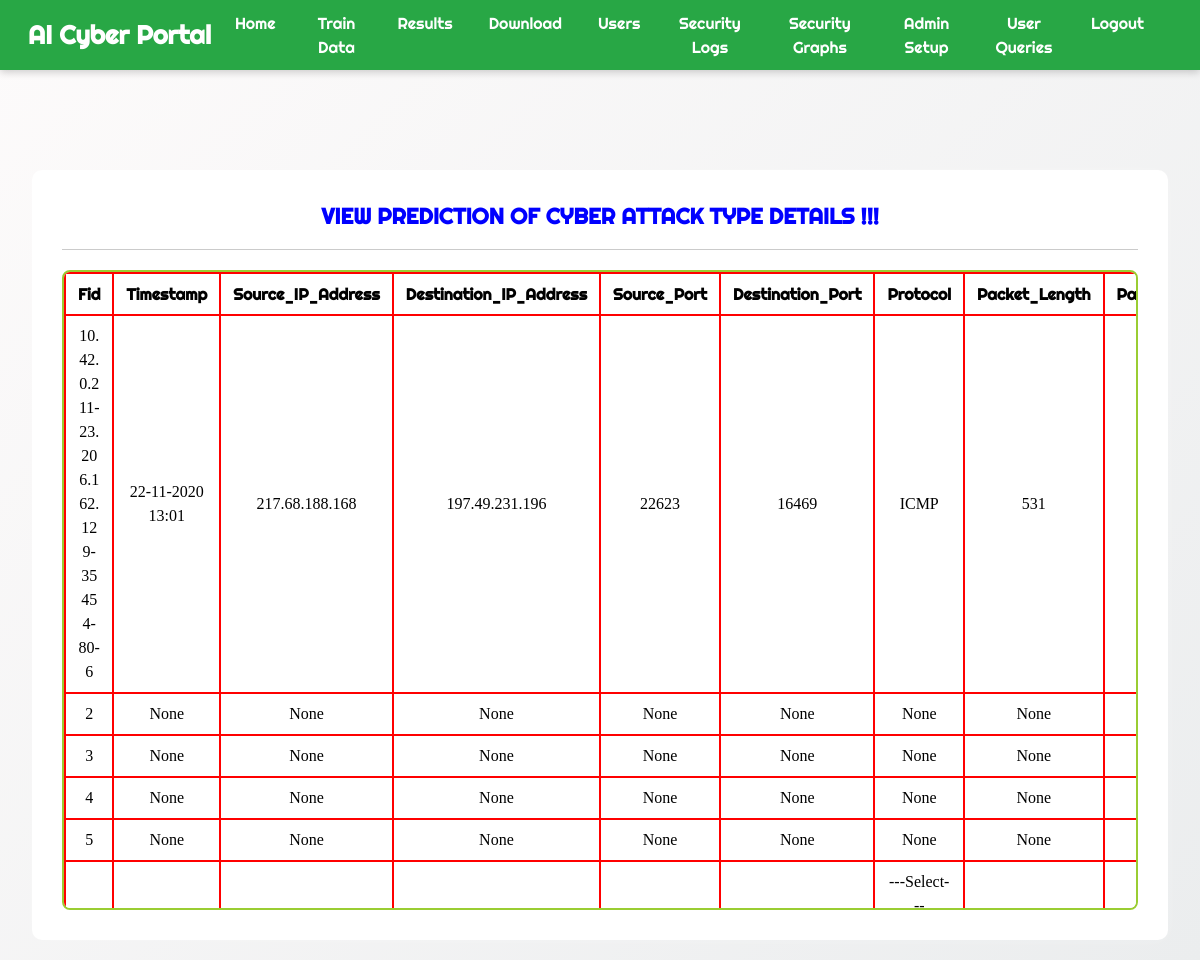
Screenshot of /View_Prediction_Of_Cyber_Attack_Type/ with the database file from the repository.
### Remote_User/models.py (models this page shows)
class cyber_attack_detection(models.Model):
    Fid = models.TextField(null=True, blank=True)
    Timestamp = models.TextField(null=True, blank=True)
    Source_IP_Address = models.TextField(null=True, blank=True)
    Destination_IP_Address = models.TextField(null=True, blank=True)
    Source_Port = models.TextField(null=True, blank=True)
    Destination_Port = models.TextField(null=True, blank=True)
    Protocol = models.TextField(null=True, blank=True)
    Packet_Length = models.TextField(null=True, blank=True)
    Packet_Type = models.TextField(null=True, blank=True)
    Traffic_Type = models.TextField(null=True, blank=True)
    Payload_Data = models.TextField(null=True, blank=True)
    Malware_Indicators = models.TextField(null=True, blank=True)
    Anomaly_Scores = models.TextField(null=True, blank=True)
    Alerts_Warnings = models.TextField(null=True, blank=True)
    Attack_Signature = models.TextField(null=True, blank=True)
    Action_Taken = models.TextField(null=True, blank=True)
    Severity_Level = models.TextField(null=True, blank=True)
    Device_Information = models.TextField(null=True, blank=True)
    Network_Segment = models.TextField(null=True, blank=True)
    Geo_City_location_Data = models.TextField(null=True, blank=True)
    Proxy_Information = models.TextField(null=True, blank=True)
    Firewall_Logs = models.TextField(null=True, blank=True)
    IDS_IPS_Alerts = models.TextField(null=True, blank=True)
    Log_Source = models.TextField(null=True, blank=True)
    Prediction = models.TextField(null=True, blank=True)

### Service_Provider/views.py (the view)
# urls.py: path('View_Prediction_Of_Cyber_Attack_Type/', serviceprovider.View_Prediction_Of_Cyber_Attack_Type, name="View_Prediction_Of_Cyber_Attack_Type"),
def View_Prediction_Of_Cyber_Attack_Type(request):
    return render(
        request,
        "SProvider/View_Prediction_Of_Cyber_Attack_Type.html",
        {"list_objects": cyber_attack_detection.objects.all()}
    )

### Template/htmls/SProvider/View_Prediction_Of_Cyber_Attack_Type.html (shortened to what this page needs)
{% extends 'SProvider/Header.html' %}
{% block researchblock %}
<div class="main-wrapper">
  <div class="container-fluid">
    <div class="container">
      <form role="form" method="POST">
        <fieldset>
          <p class="text-uppercase pull-center style1">
            View Prediction Of Cyber Attack Type Details !!!
          </p>
          <hr>
          <div class="table-container">
            <table>
              <tr>
                <th>Fid</th>
                <th>Timestamp</th>
                <th>Source_IP_Address</th>
                <th>Destination_IP_Address</th>
                <th>Source_Port</th>
                <th>Destination_Port</th>
                <th>Protocol</th>
                <th>Packet_Length</th>
                <th>Packet_Type</th>
              </tr>
              {% for object in list_objects %}
              <tr>
                <td>{{object.Fid}}</td>
                <td>{{object.Timestamp}}</td>
                <td>{{object.Source_IP_Address}}</td>
                <td>{{object.Destination_IP_Address}}</td>
                <td>{{object.Source_Port}}</td>
                <td>{{object.Destination_Port}}</td>
                <td>{{object.Protocol}}</td>
                <td>{{object.Packet_Length}}</td>
                <td>{{object.Packet_Type}}</td>
              </tr>
              {% endfor %}
            </table>
          </div>
        </fieldset>
      </form>
    </div>
  </div>
</div>
{% endblock %}

### Template/htmls/SProvider/Header.html (shortened to what this page needs)
<!DOCTYPE html>
{% load static %}
<html lang="en">
<head>
  <link href="https://cdn.jsdelivr.net/npm/bootstrap@5.3.3/dist/css/bootstrap.min.css" rel="stylesheet">
</head>
<body>
  <nav class="navbar navbar-expand-lg">
    <div class="container-fluid">
      <a class="navbar-brand" href="#">AI Cyber Portal</a>
      <div class="collapse navbar-collapse justify-content-end" id="navbarNav">
        <ul class="navbar-nav">
          <li class="nav-item"><a class="nav-link" href="{% url 'index' %}">Home</a></li>
          <li class="nav-item"><a class="nav-link" href="{% url 'train_model' %}">Train Data</a></li>
          <li class="nav-item"><a class="nav-link" href="{% url 'charts1' 'line' %}">Results</a></li>
          <li class="nav-item"><a class="nav-link" href="{% url 'Download_Predicted_DataSets' %}">Download</a></li>
          <li class="nav-item"><a class="nav-link" href="{% url 'View_Remote_Users' %}">Users</a></li>
          <li class="nav-item"><a class="nav-link {% if request.resolver_match.url_name == 'attack_logs' %}active{% endif %}" href="{% url 'attack_logs' %}">Security Logs</a></li>
          <li class="nav-item"><a class="nav-link {% if request.resolver_match.url_name == 'attack_ratio_graph' %}active{% endif %}" href="{% url 'attack_ratio_graph' %}">Security Graphs</a></li>
          <li class="nav-item"><a class="nav-link" href="{% url 'view_admins' %}">Admin Setup</a></li>
          <li class="nav-item"><a class="nav-link" href="{% url 'view_user_queries' %}">User Queries</a></li>
          <li class="nav-item"><a class="nav-link" href="{% url 'index' %}">Logout</a></li>
        </ul>
      </div>
    </div>
  </nav>
  <div class="mainholder">
    {% block researchblock %}{% endblock %}
  </div>
</body>
</html>

### Template/htmls/SProvider/Header.html (style rules this page uses)
body { font-family: "Poppins", sans-serif; background: linear-gradient(135deg, #fdfbfb, #ebedee); color: #333; min-height: 100vh; margin: 0; }
.navbar { background-color: #28a745; box-shadow: 0 2px 8px rgba(0, 0, 0, 0.2); min-height: 70px; padding: 0 16px; }
.navbar-brand { color: white !important; font-weight: bold; font-size: 1.6rem; white-space: nowrap; flex-grow: 1; }
.navbar-nav .nav-link { color: white !important; margin-right: 20px; font-weight: 500; transition: color 0.3s, background 0.3s; text-align: center; background: none !important; border-radius: 0 !important; }
.navbar-collapse { transition: none; background: none !important; box-shadow: none; border-radius: 0; padding: 0; margin: 0; }
.mainholder { padding: 20px; }

### Template/htmls/SProvider/View_Prediction_Of_Cyber_Attack_Type.html (style rules this page uses)
body { background-color: #000000; overflow-x: hidden; margin: 0; font-family: 'Righteous', cursive; }
.main-wrapper { padding-top: 80px; width: 100%; min-height: 100vh; }
.container { background-color: white; padding: 30px; border-radius: 10px; box-shadow: 0 0 15px rgba(255, 255, 255, 0.2); }
.style1 { color: #0000FF; font-weight: bold; text-align: center; font-size: 22px; }
.table-container { border: 2px solid yellowgreen; border-radius: 8px; overflow-x: auto; overflow-y: hidden; width: 100%; max-height: 80vh; margin-top: 20px; }
table { width: 100%; border-collapse: collapse; text-align: center; min-width: 1000px; }
th, td { border: 2px solid red; padding: 8px 12px; }
th { background-color: #FFFFFF; color: #000000; font-weight: bold; font-size: 16px; }
td { color: #000000; font-family: fantasy; font-size: 16px; background-color: #FFFFFF; word-break: break-word; }

### rows the page displays
cyber_attack_detection: Fid "10.42.0.211-23.206.162.129-35454-80-6", Timestamp "22-11-2020 13:01", Source_IP_Address "217.68.188.168", Destination_IP_Address "197.49.231.196", Source_Port "22623", Destination_Port "16469", Protocol "ICMP", Packet_Length "531"
cyber_attack_detection: Fid "2", Timestamp "None", Source_IP_Address "None", Destination_IP_Address "None", Source_Port "None", Destination_Port "None", Protocol "None", Packet_Length "None"
cyber_attack_detection: Fid "3", Timestamp "None", Source_IP_Address "None", Destination_IP_Address "None", Source_Port "None", Destination_Port "None", Protocol "None", Packet_Length "None"
cyber_attack_detection: Fid "4", Timestamp "None", Source_IP_Address "None", Destination_IP_Address "None", Source_Port "None", Destination_Port "None", Protocol "None", Packet_Length "None"
cyber_attack_detection: Fid "5", Timestamp "None", Source_IP_Address "None", Destination_IP_Address "None", Source_Port "None", Destination_Port "None", Protocol "None", Packet_Length "None"
cyber_attack_detection: Protocol "---Select---"
